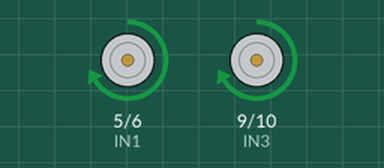
Recording of a sketch running on a simulated Arduino Uno, built with avr-gcc and run on an emulated ATmega328P. Shown: motor-driver pin pairs drawn as motors (green arrow = first pin HIGH = forward, orange = second pin HIGH = backward, longer = more drive).

Above: at 0.2 s.
At 2.2 s:
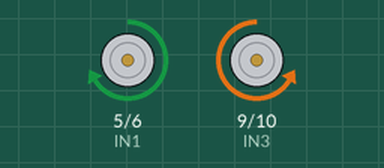
At 4.5 s:
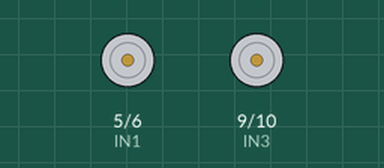
At 6.7 s:
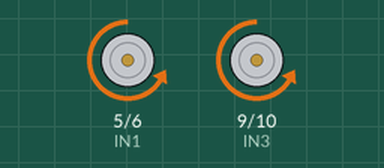
Timing chart, 0 to 7.2 s (numbered marks = the images above):
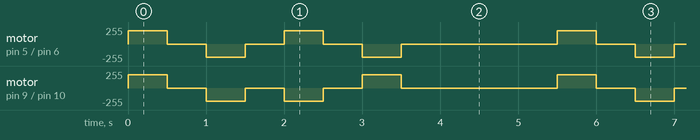

The sketch:

motor_kontrol.ino
```cpp
#define IN1 5  // Sol motor yön 1 ucu
#define IN2 6  // Sol motor yön 2 ucu
#define IN3 9  // Sağ motor yön 1 ucu
#define IN4 10   // Sağ motor yön 2 ucu

int hiz=200;
// ***********************************************
void setup() {
  // ******Pinlerin giriş mi çıkış mı olacağı ayarlanıyor.  ***********
  pinMode(IN1,OUTPUT);
  pinMode(IN2,OUTPUT);
  pinMode(IN3,OUTPUT);
  pinMode(IN4,OUTPUT);
}

 //-----------------------------------
void ileri(){
  analogWrite (IN1,hiz);
  analogWrite (IN2,0);
  analogWrite (IN3,hiz);
  analogWrite (IN4,0);
}
void geri(){
  analogWrite (IN1,0);
  analogWrite (IN2,hiz);
  analogWrite (IN3,0);
  analogWrite (IN4,hiz);
}

void sola(){
  analogWrite (IN1,0);
  analogWrite (IN2,hiz);
  analogWrite (IN3,hiz);
  analogWrite (IN4,0);
}

void saga(){
  analogWrite (IN1,hiz);
  analogWrite (IN2,0);
  analogWrite (IN3,0);
  analogWrite (IN4,hiz);
}

void dur() {
  analogWrite (IN1,0);
  analogWrite (IN2,0);
  analogWrite (IN3,0);
  analogWrite (IN4,0);
}
//***************************************
void loop() {
   ileri(); delay(500);
   dur();   delay(500);
   geri();  delay(500);
   dur();   delay(500);
   saga();  delay(500);
   dur();  delay(500);
   sola(); delay(500);
   dur();  delay(2000);
}
```

Measured:
- by itself, motor on pin 9 (IN3) / pin 10 (IN4): repeats every 5.5 s: 2 × (stopped 0.50 s, backward 200/255 0.50 s), stopped 0.50 s, forward 200/255 0.50 s, stopped 2.0 s, forward 200/255 0.50 s
- by itself, motor on pin 5 (IN1) / pin 6 (IN2): repeats every 5.5 s: stopped 0.50 s, backward 200/255 0.50 s, stopped 0.50 s, forward 200/255 0.50 s, stopped 0.50 s, backward 200/255 0.50 s, stopped 2.0 s, forward 200/255 0.50 s
